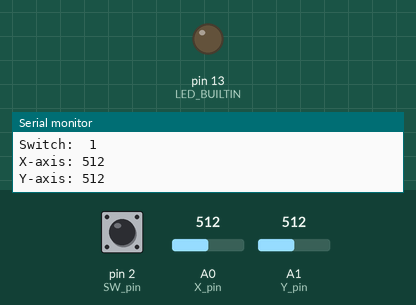
A sketch run on a simulated Arduino Uno, built with avr-gcc and run on an emulated ATmega328P. Shown: output pins drawn as LEDs (lit = HIGH), the last lines printed to the serial monitor. Inputs (shaded band) come from the test bench; at power-on: A0 (X_pin) = 512, pin 2 (SW_pin) HIGH, A1 (Y_pin) = 512.

Above: at 1.2 s.
1.3 s: A0 (X_pin) set to 491
At 2.2 s:
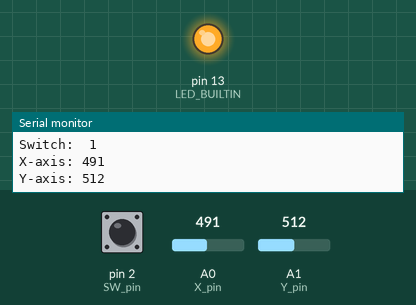
3.0 s: A0 (X_pin) set to 519
At 3.4 s:
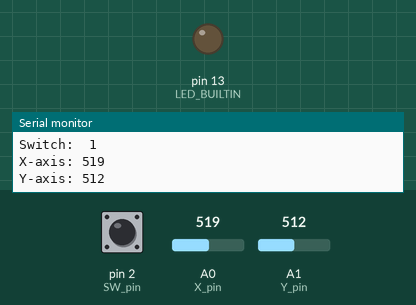
4.5 s: A0 (X_pin) set to 503
At 5.9 s:
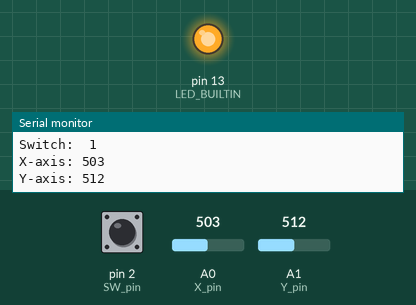
Timing chart, 0 to 7.5 s (numbered marks = the images above; inputs shaded):
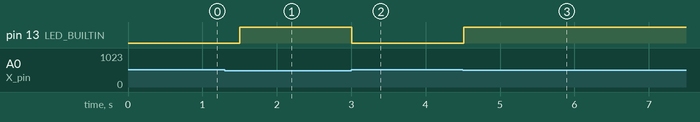

The sketch:

turnLightOnWithJoyStick.ino
```cpp
// Arduino pin numbers
const int SW_pin = 2; // digital pin connected to switch output
const int X_pin = 0; // analog pin connected to X output
const int Y_pin = 1; // analog pin connected to Y output

void setup() {
  pinMode(SW_pin, INPUT);
  pinMode(LED_BUILTIN, OUTPUT);
  digitalWrite(SW_pin, HIGH);
  Serial.begin(115200);

}

void loop() {
  Serial.print("Switch:  ");
  Serial.print(digitalRead(SW_pin));
  Serial.print("\n");
  Serial.print("X-axis: ");
  int val = analogRead(X_pin);
  if(val>=0 && val<=509){lightOn();}
  if(val>=513 && val<=1028){lightOff();}
  Serial.print(analogRead(X_pin));
  Serial.print("\n");
  Serial.print("Y-axis: ");
  Serial.println(analogRead(Y_pin));
  Serial.print("\n\n");
  delay(500);
}

void lightOn(){
  digitalWrite(LED_BUILTIN, HIGH);   // turn the LED on (HIGH is the voltage level)
}

void lightOff(){
  digitalWrite(LED_BUILTIN, LOW);    // turn the LED off by making the voltage LOW
}
```

Measured:
- the behaviour switches between 510 and 509 on A0 (X_pin) (found by bisection; images 0 and 1)
- after the input at 1.3 s, pin 13 (LED_BUILTIN): LOW → HIGH after 0.20 s
- after the input at 3.0 s, pin 13 (LED_BUILTIN): HIGH → LOW at once
- after the input at 4.5 s, pin 13 (LED_BUILTIN): LOW → HIGH at once
